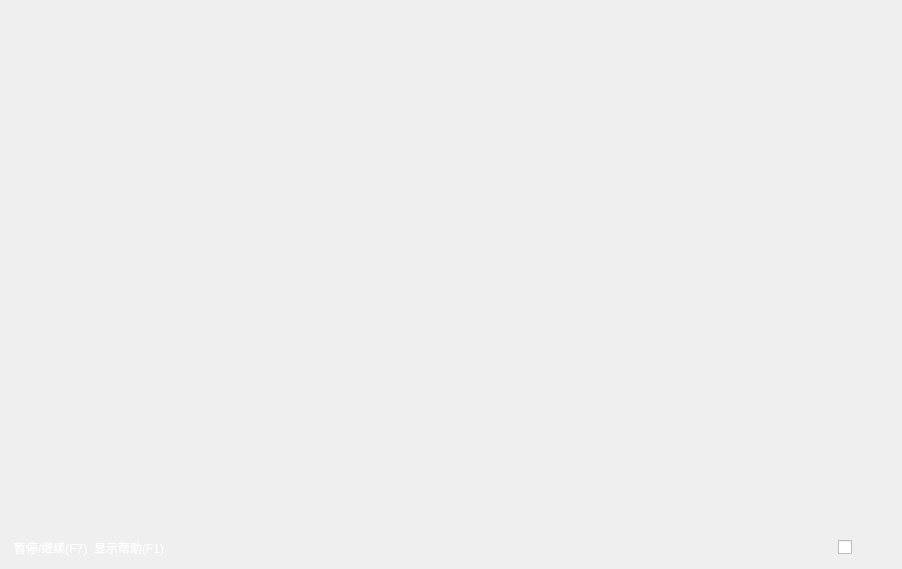
       <widget class="QFrame" name="mainFrame">
        <property name="sizePolicy">
         <sizepolicy hsizetype="Expanding" vsizetype="Expanding">
          <horstretch>0</horstretch>
          <verstretch>0</verstretch>
         </sizepolicy>
        </property>
        <layout class="QVBoxLayout" name="verticalLayout_4">
         <property name="spacing">
          <number>0</number>
         </property>
         <item>
          <layout class="QHBoxLayout" name="mainPlayerLayout">
           <property name="spacing">
            <number>0</number>
           </property>
           <item>
            <layout class="QVBoxLayout" name="verticalLayout">
             <property name="spacing">
              <number>0</number>
             </property>
             <item>
              <spacer name="verticalSpacer_3">
               <property name="orientation">
                <enum>Qt::Vertical</enum>
               </property>
               <property name="sizeHint" stdset="0">
                <size>
                 <width>20</width>
                 <height>40</height>
                </size>
               </property>
              </spacer>
             </item>
             <item>
              <widget class="QFrame" name="playerFrame6">
               <property name="sizePolicy">
                <sizepolicy hsizetype="Fixed" vsizetype="Fixed">
                 <horstretch>0</horstretch>
                 <verstretch>0</verstretch>
                </sizepolicy>
               </property>
               <property name="minimumSize">
                <size>
                 <width>144</width>
                 <height>199</height>
                </size>
               </property>
              </widget>
             </item>
             <item>
              <spacer name="verticalSpacer_2">
               <property name="orientation">
                <enum>Qt::Vertical</enum>
               </property>
               <property name="sizeHint" stdset="0">
                <size>
                 <width>20</width>
                 <height>40</height>
                </size>
               </property>
              </spacer>
             </item>
             <item>
              <widget class="QFrame" name="playerFrame7">
               <property name="sizePolicy">
                <sizepolicy hsizetype="Fixed" vsizetype="Fixed">
                 <horstretch>0</horstretch>
                 <verstretch>0</verstretch>
                </sizepolicy>
               </property>
               <property name="minimumSize">
                <size>
                 <width>144</width>
                 <height>199</height>
                </size>
               </property>
              </widget>
             </item>
             <item>
              <spacer name="verticalSpacer_5">
               <property name="orientation">
                <enum>Qt::Vertical</enum>
               </property>
               <property name="sizeHint" stdset="0">
                <size>
                 <width>20</width>
                 <height>40</height>
                </size>
               </property>
              </spacer>
             </item>
            </layout>
           </item>
           <item>
            <layout class="QVBoxLayout" name="verticalLayout_3">
             <property name="spacing">
              <number>0</number>
             </property>
             <item>
              <layout class="QHBoxLayout" name="centralPlayerLayout">
               <property name="spacing">
                <number>0</number>
               </property>
               <item>
                <spacer name="player5spacer">
                 <property name="orientation">
                  <enum>Qt::Horizontal</enum>
                 </property>
                 <property name="sizeHint" stdset="0">
                  <size>
                   <width>40</width>
                   <height>20</height>
                  </size>
                 </property>
                </spacer>
               </item>
               <item>
                <widget class="QFrame" name="playerFrame5">
                 <property name="sizePolicy">
                  <sizepolicy hsizetype="Fixed" vsizetype="Fixed">
                   <horstretch>0</horstretch>
                   <verstretch>0</verstretch>
                  </sizepolicy>
                 </property>
                 <property name="minimumSize">
                  <size>
                   <width>144</width>
                   <height>199</height>
                  </size>
                 </property>
                </widget>
               </item>
               <item>
                <spacer name="horizontalSpacer_4">
                 <property name="orientation">
                  <enum>Qt::Horizontal</enum>
                 </property>
                 <property name="sizeHint" stdset="0">
                  <size>
                   <width>40</width>
                   <height>20</height>
                  </size>
                 </property>
                </spacer>
               </item>
               <item>
                <widget class="QFrame" name="playerFrame4">
                 <property name="sizePolicy">
                  <sizepolicy hsizetype="Fixed" vsizetype="Fixed">
                   <horstretch>0</horstretch>
                   <verstretch>0</verstretch>
                  </sizepolicy>
                 </property>
                 <property name="minimumSize">
                  <size>
                   <width>144</width>
                   <height>199</height>
                  </size>
                 </property>
                </widget>
               </item>
               <item>
                <spacer name="horizontalSpacer_3">
                 <property name="orientation">
                  <enum>Qt::Horizontal</enum>
                 </property>
                 <property name="sizeHint" stdset="0">
                  <size>
                   <width>40</width>
                   <height>20</height>
                  </size>
                 </property>
                </spacer>
               </item>
               <item>
                <widget class="QFrame" name="playerFrame3">
                 <property name="sizePolicy">
                  <sizepolicy hsizetype="Fixed" vsizetype="Fixed">
                   <horstretch>0</horstretch>
                   <verstretch>0</verstretch>
                  </sizepolicy>
                 </property>
                 <property name="minimumSize">
                  <size>
                   <width>144</width>
                   <height>199</height>
                  </size>
                 </property>
                </widget>
               </item>
               <item>
                <spacer name="horizontalSpacer_2">
                 <property name="orientation">
                  <enum>Qt::Horizontal</enum>
                 </property>
                 <property name="sizeHint" stdset="0">
                  <size>
                   <width>40</width>
                   <height>20</height>
                  </size>
                 </property>
                </spacer>
               </item>
              </layout>
             </item>
             <item>
              <widget class="QFrame" name="chupaiArea">
               <property name="sizePolicy">
                <sizepolicy hsizetype="Expanding" vsizetype="Expanding">
                 <horstretch>0</horstretch>
                 <verstretch>0</verstretch>
                </sizepolicy>
               </property>
               <layout class="QHBoxLayout" name="horizontalLayout_2">
                <property name="spacing">
                 <number>0</number>
                </property>
                <property name="margin">
                 <number>0</number>
                </property>
                <item>
                 <spacer name="horizontalSpacer_7">
                  <property name="orientation">
                   <enum>Qt::Horizontal</enum>
                  </property>
                  <property name="sizeHint" stdset="0">
                   <size>
                    <width>7</width>
                    <height>20</height>
                   </size>
                  </property>
                 </spacer>
                </item>
                <item>
                 <widget class="QFrame" name="cardDeckFrame">
                  <property name="minimumSize">
                   <size>
                    <width>103</width>
                    <height>130</height>
                   </size>
                  </property>
                  <property name="maximumSize">
                   <size>
                    <width>103</width>
                    <height>130</height>
                   </size>
                  </property>
                  <layout class="QHBoxLayout" name="horizontalLayout_8">
                   <property name="spacing">
                    <number>0</number>
                   </property>
                   <property name="margin">
                    <number>0</number>
                   </property>
                   <item>
                    <widget class="QLabel" name="cardDeckLabel"/>
                   </item>
                  </layout>
                 </widget>
                </item>
                <item>
                 <widget class="QFrame" name="usedCardFrame">
                  <property name="minimumSize">
                   <size>
                    <width>380</width>
                    <height>130</height>
                   </size>
                  </property>
                  <property name="maximumSize">
                   <size>
                    <width>380</width>
                    <height>130</height>
                   </size>
                  </property>
                  <property name="layoutDirection">
                   <enum>Qt::RightToLeft</enum>
                  </property>
                  <layout class="QHBoxLayout" name="usedCardLayout">
                   <property name="spacing">
                    <number>0</number>
                   </property>
                   <property name="leftMargin">
                    <number>8</number>
                   </property>
                   <property name="topMargin">
                    <number>0</number>
                   </property>
                   <property name="rightMargin">
                    <number>0</number>
                   </property>
                   <property name="bottomMargin">
                    <number>0</number>
                   </property>
                   <item>
                    <spacer name="usedCardSpacer">
                     <property name="orientation">
                      <enum>Qt::Horizontal</enum>
                     </property>
                     <property name="sizeHint" stdset="0">
                      <size>
                       <width>40</width>
                       <height>20</height>
                      </size>
                     </property>
                    </spacer>
                   </item>
                  </layout>
                 </widget>
                </item>
                <item>
                 <spacer name="horizontalSpacer_8">
                  <property name="orientation">
                   <enum>Qt::Horizontal</enum>
                  </property>
                  <property name="sizeHint" stdset="0">
                   <size>
                    <width>8</width>
                    <height>20</height>
                   </size>
                  </property>
                 </spacer>
                </item>
               </layout>
              </widget>
             </item>
            </layout>
           </item>
           <item>
            <layout class="QVBoxLayout" name="verticalLayout_2">
             <property name="spacing">
              <number>0</number>
             </property>
             <item>
              <spacer name="verticalSpacer_8">
               <property name="orientation">
                <enum>Qt::Vertical</enum>
               </property>
               <property name="sizeHint" stdset="0">
                <size>
                 <width>20</width>
                 <height>40</height>
                </size>
               </property>
              </spacer>
             </item>
             <item>
              <widget class="QFrame" name="playerFrame2">
               <property name="sizePolicy">
                <sizepolicy hsizetype="Fixed" vsizetype="Fixed">
                 <horstretch>0</horstretch>
                 <verstretch>0</verstretch>
                </sizepolicy>
               </property>
               <property name="minimumSize">
                <size>
                 <width>144</width>
                 <height>199</height>
                </size>
               </property>
              </widget>
             </item>
             <item>
              <spacer name="verticalSpacer_7">
               <property name="orientation">
                <enum>Qt::Vertical</enum>
               </property>
               <property name="sizeHint" stdset="0">
                <size>
                 <width>20</width>
                 <height>40</height>
                </size>
               </property>
              </spacer>
             </item>
             <item>
              <widget class="QFrame" name="playerFrame1">
               <property name="sizePolicy">
                <sizepolicy hsizetype="Fixed" vsizetype="Fixed">
                 <horstretch>0</horstretch>
                 <verstretch>0</verstretch>
                </sizepolicy>
               </property>
               <property name="minimumSize">
                <size>
                 <width>144</width>
                 <height>199</height>
                </size>
               </property>
              </widget>
             </item>
             <item>
              <spacer name="verticalSpacer_6">
               <property name="orientation">
                <enum>Qt::Vertical</enum>
               </property>
               <property name="sizeHint" stdset="0">
                <size>
                 <width>20</width>
                 <height>40</height>
                </size>
               </property>
              </spacer>
             </item>
            </layout>
           </item>
          </layout>
         </item>
         <item>
          <widget class="QFrame" name="buttonsFrame">
           <layout class="QHBoxLayout" name="horizontalLayout_7">
            <property name="leftMargin">
             <number>3</number>
            </property>
            <property name="rightMargin">
             <number>0</number>
            </property>
            <property name="bottomMargin">
             <number>0</number>
            </property>
            <item>
             <widget class="sgsui::GameButton" name="bigPauseButton">
              <property name="text">
               <string>&lt;font color=white&gt;暂停/继续(F7)&lt;/font&gt;</string>
              </property>
             </widget>
            </item>
            <item>
             <widget class="sgsui::GameButton" name="helpButton">
              <property name="text">
               <string>&lt;font color=white&gt;显示帮助(F1)&lt;/font&gt;</string>
              </property>
             </widget>
            </item>
            <item>
             <spacer name="horizontalSpacer_13">
              <property name="orientation">
               <enum>Qt::Horizontal</enum>
              </property>
              <property name="sizeHint" stdset="0">
               <size>
                <width>40</width>
                <height>20</height>
               </size>
              </property>
             </spacer>
            </item>
            <item>
             <spacer name="horizontalSpacer">
              <property name="orientation">
               <enum>Qt::Horizontal</enum>
              </property>
              <property name="sizeHint" stdset="0">
               <size>
                <width>40</width>
                <height>20</height>
               </size>
              </property>
             </spacer>
            </item>
            <item>
             <widget class="QCheckBox" name="debugCheckBox"/>
            </item>
            <item>
             <widget class="sgsui::BlockableButton" name="okButton"/>
            </item>
            <item>
             <widget class="sgsui::BlockableButton" name="cancelButton"/>
            </item>
            <item>
             <widget class="sgsui::BlockableButton" name="abandonButton"/>
            </item>
           </layout>
          </widget>
         </item>
        </layout>
       </widget>
